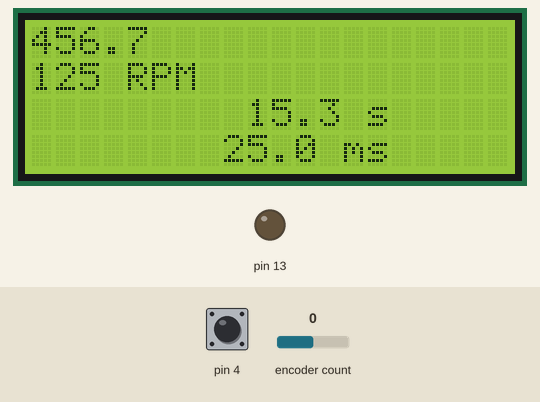
Bench run of a program on a simulated Arduino Uno, built with avr-gcc and run on an emulated ATmega328P. On the bench: 20×4 character LCD, output pins drawn as LEDs (lit = HIGH). The test bench sets the inputs (shaded band); at power-on: pin 4 HIGH, encoder count 0. EEPROM starts erased; what the program prints to the serial monitor is not drawn.

Above: at 1.3 s.
1.4 s: pin 4 pulled LOW for 0.15 s
At 2.8 s:
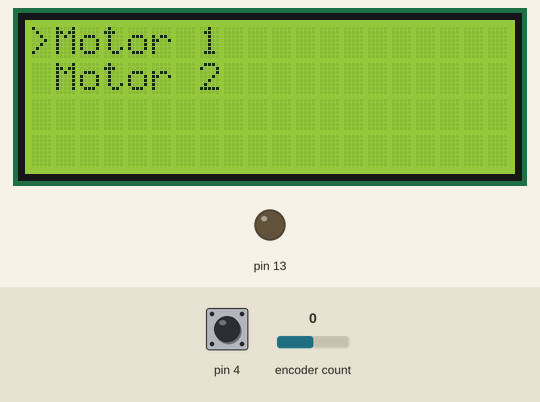
3.1 s: encoder count set to 1
4.6 s: pin 4 pulled LOW for 1 s
At 6.5 s:
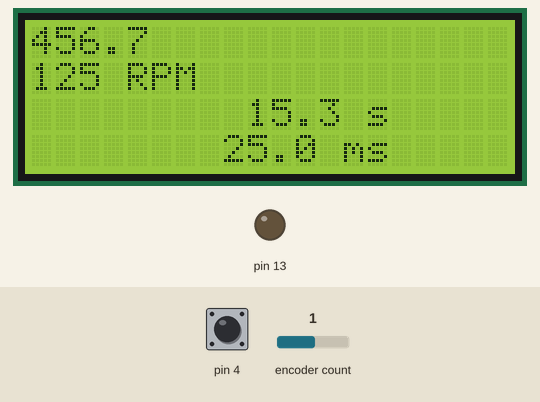
8.6 s: pin 4 pulsed LOW 5 times (0.12 s each, 0.3 s apart)
At 10.2 s:
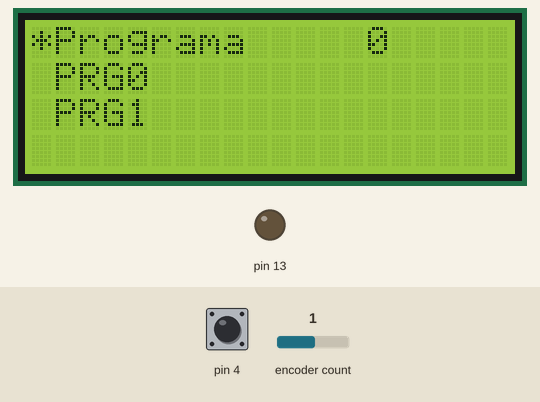
11.6 s: encoder count set to 0
At 13.0 s:
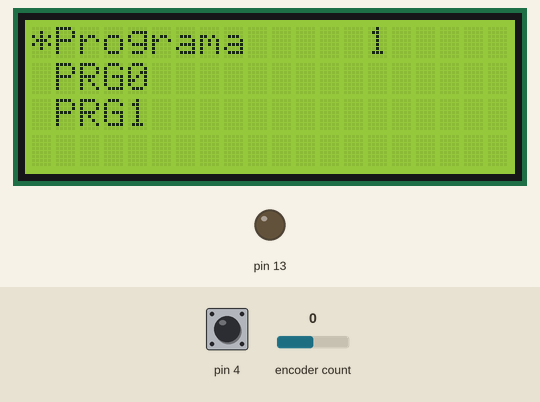
Timing chart, 0 to 14.1 s (numbered marks = the images above; inputs shaded):
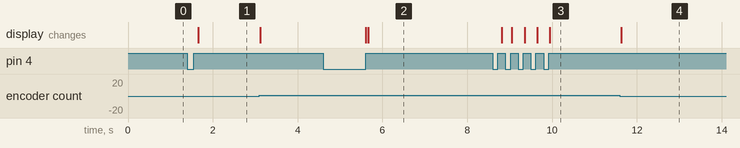

The program:

main.cpp
```cpp
#include <Arduino.h>

#include <encoder.h>
#include <menu.h>
#include <display.h>
#include "machine_state.h"
#include "serial_if.h"
#include "storage.h"

enum UiScreen
{
  UI_SCREEN_STATUS,
  UI_SCREEN_SETTINGS
};

static UiScreen currentScreen = UI_SCREEN_STATUS;

void setup()
{
  pinMode(13,OUTPUT);
  serialInit();
  Serial.println("HELLO World");
  encoderInit();
  menuInit();
  displayInit();
  displayRenderMenu();
  machineStateInit();
  storageInit();

  //test datos eeprom

  /* MachineConfig* cfg = storageGet();

  Serial.println("CONFIG ACTUAL:");
  Serial.print("RPM: ");
  Serial.println(cfg->rpm);
  Serial.print("Sentido: ");
  Serial.println(cfg->sentido);
  Serial.print("Tiempo: ");
  Serial.println(cfg->tiempo);*/

  // Simular cambio del usuario
  //cfg->rpm = 201;
  //cfg->sentido = true;

  //storageSave();

}

void loop()
{
  serialUpdate();

   uint32_t now = millis();

  machineStateUpdate(now);


  MenuEvent event = encoderGetEvent();

  /* ================== STATUS ================== */
  if (currentScreen == UI_SCREEN_STATUS)
  {

    if (event == MENU_EVENT_CLICK)
    {
      currentScreen = UI_SCREEN_SETTINGS;
      //displayClear();
      displayRenderMenu();
    }
    else
    {
      displayRenderStatus();
    }
  }

  /* ================== SETTINGS ================== */
  else
  {

    if (event == MENU_EVENT_BACK)
    {
      currentScreen = UI_SCREEN_STATUS;
      displayClear();
    }
    else if (event != MENU_EVENT_NONE)
  {
    menuHandleEvent(event);
    displayRenderMenu();
  }
  }
}
```

Measured:
- after the input at 1.4 s, the display: changes after 0.26 s (image 1)
- after the input at 4.6 s, the display: first changes after 1.0 s (image 2 shows a later state)
- after the input at 8.6 s, the display: first changes after 0.21 s (image 3 shows a later state)
- after the input at 11.6 s, the display: changes at once (image 4)
